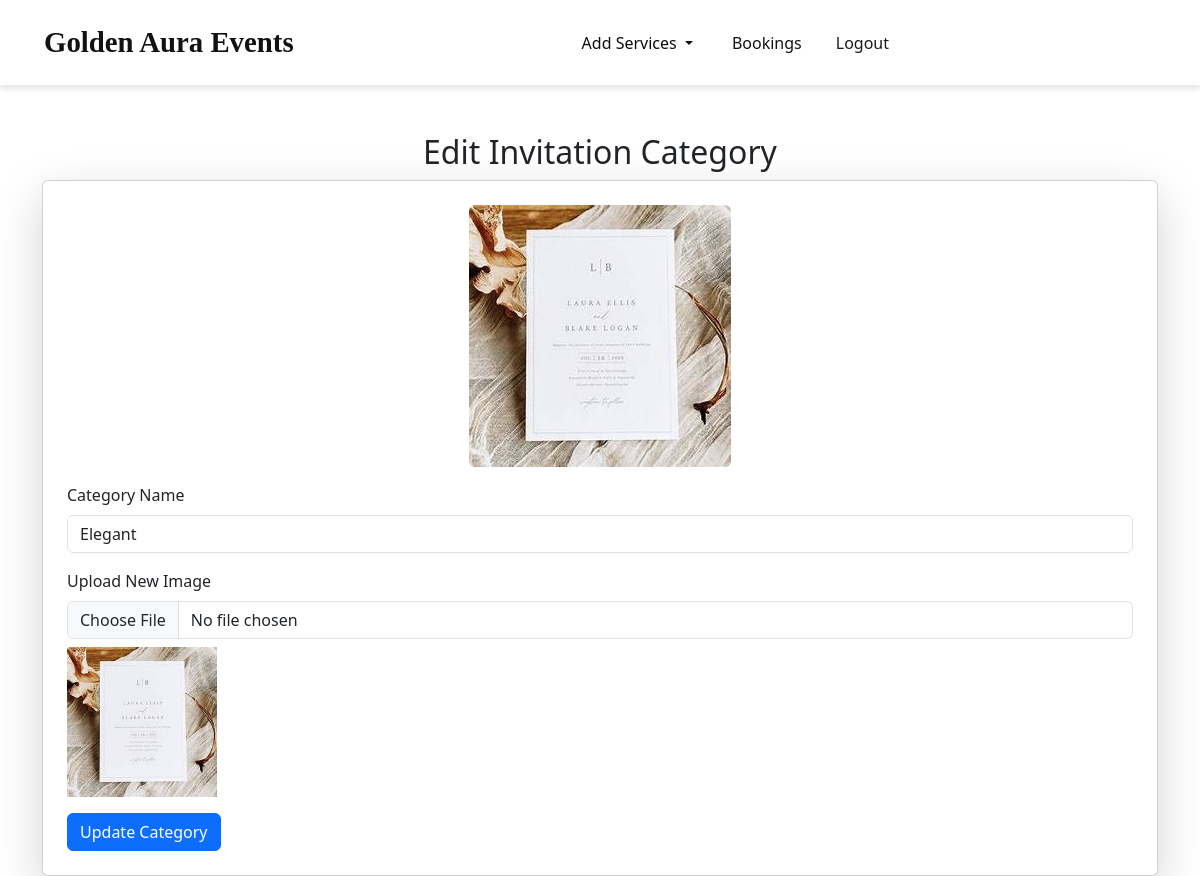
/edit_invitation_category/1/, run on the app's committed database.
### app/models.py (models this page shows, shortened)
class InvitationCategory(models.Model):
    img = models.FileField()
    name = models.CharField(max_length=100)

### app/views.py (the view)
# urls.py: path("edit_invitation_category/<int:category_id>/", views.edit_invitation_category, name="edit_invitation_category"),
def edit_invitation_category(req, category_id):
    category = get_object_or_404(InvitationCategory, id=category_id)
    if req.method == "POST":
        category.name = req.POST.get("name")
        if req.FILES.get("img"):
            category.img = req.FILES.get("img")
        category.save()
        return redirect(inv_cat_view)
    return render(req, "shop/edit_inv_category.html", {"category": category})

### templates/shop/edit_inv_category.html (shortened to what this page needs)
<!DOCTYPE html>
<html lang="en">
<head>
    {% load static %}
    <link rel="stylesheet" href="https://cdn.jsdelivr.net/npm/bootstrap@5.3.0/dist/css/bootstrap.min.css">
</head>
<body>
    <nav class="navbar navbar-expand-lg">
        <div class="container-fluid">
            <a class="navbar-brand" href="/">Golden Aura Events</a>
            <div class="collapse navbar-collapse" id="navbarNav">
                <ul class="navbar-nav ms-auto">
                    <li class="nav-item dropdown">
                        <a class="nav-link dropdown-toggle" href="#" id="navbarDropdown" role="button" data-bs-toggle="dropdown" aria-expanded="false">
                            Add Services
                        </a>
                    </li>
                    <li class="nav-item">
                        <a class="btn btn-book" href="/admin_bookings">Bookings</a>
                    </li>
                    <li class="nav-item">
                        <a class="btn btn-logout" href="/logout">Logout</a>
                    </li>
                </ul>
            </div>
        </div>
    </nav>
<div class="container mt-5">
    <h2 class="text-center">Edit Invitation Category</h2>
    <div class="card p-4 shadow-lg">
        <form method="POST" enctype="multipart/form-data">
            <div class="text-center mb-3">
                <img src="{{ category.img.url }}" alt="{{ category.name }}" class="img-fluid rounded" style="max-width: 300px;">
            </div>
            <div class="mb-3">
                <label class="form-label">Category Name</label>
                <input type="text" name="name" value="{{ category.name }}" class="form-control" required>
            </div>
            <div class="mb-3">
                <label class="form-label">Upload New Image</label>
                <input type="file" name="img" class="form-control">
                <img src="{{ category.img.url }}" alt="" class="img-fluid mt-2" style="max-width: 150px; height: auto;">
            </div>
            <button type="submit" class="btn btn-primary">Update Category</button>
        </form>
    </div>
</div>
</body>
</html>

### templates/shop/edit_inv_category.html (style rules this page uses)
.navbar { padding: 1rem 2rem; background: white; box-shadow: 0 4px 6px rgba(0, 0, 0, 0.1); }
.navbar-brand { font-family: 'Playfair Display', serif; font-size: 1.8rem; font-weight: bold; color: rgb(20, 17, 17); }
.navbar-nav { margin: 0 auto; display: flex; justify-content: center; align-items: center; }
.navbar-nav .nav-link { font-size: 1rem; font-weight: 500; margin: 0 10px; color: rgb(15, 12, 12); transition: color 0.3s; }
.btn-logout { color: rgb(29, 25, 25); }
.btn-book { color: rgb(23, 18, 18); padding: 8px 20px; border-radius: 20px; font-weight: 400; }

### data on the page
InvitationCategory: img (picture), name "Elegant"
